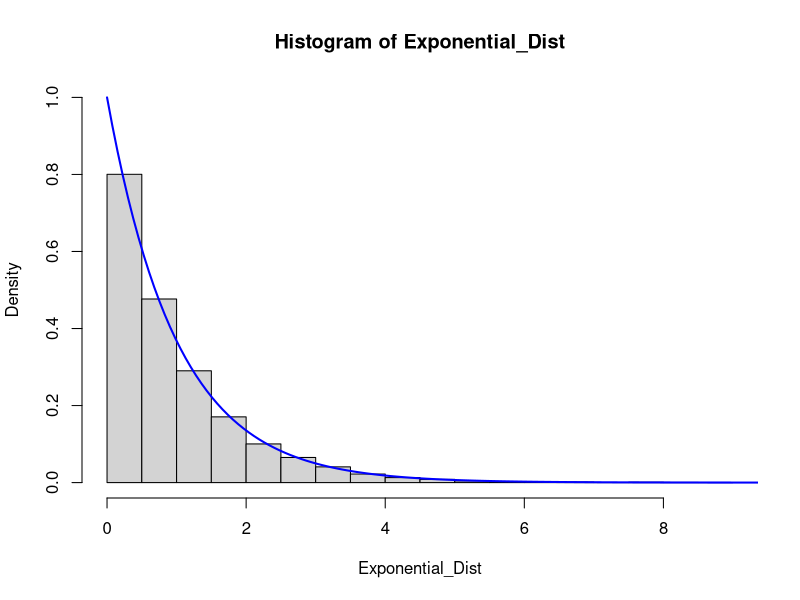
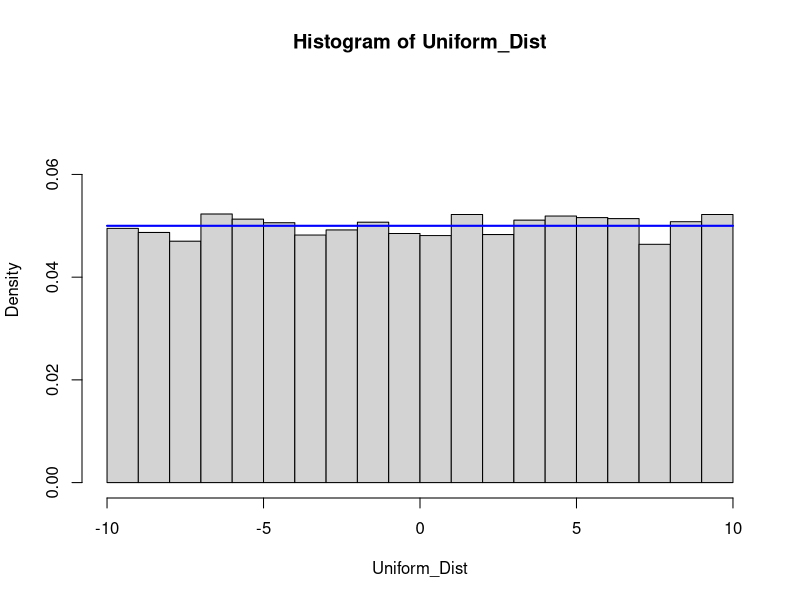
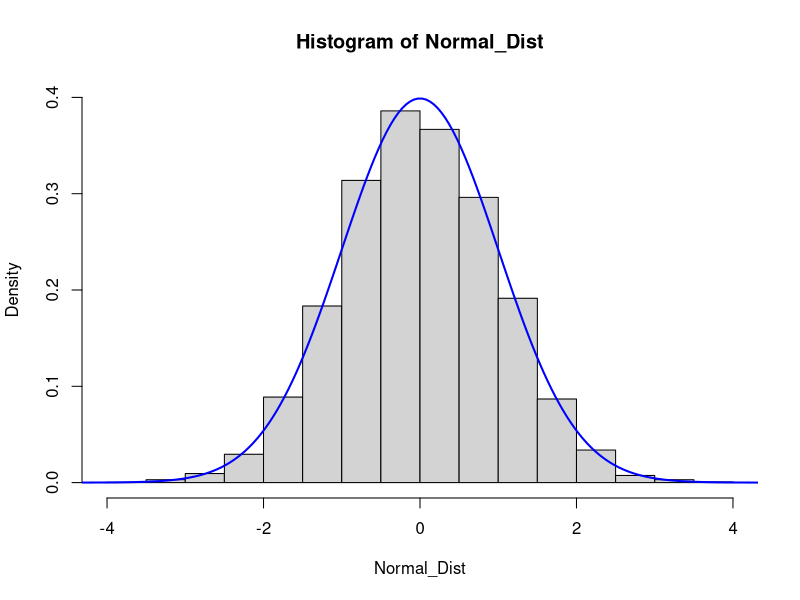

Here is the R script that generated these plots, in order:
y_new <- seq(0, 15, length.out = 200)

Exponential_Dist <- rexp(10000, rate = 1)
hist(Exponential_Dist, freq = F, ylim = c(0,1))
lines(y_new, exp(-y_new), col = "blue", lwd = 2)

x_new <- seq(-10, 10, length.out = 200)

Uniform_Dist <- runif(10000, min = -10, max = 10)
hist(Uniform_Dist, freq=F, ylim = c(0,0.075))
lines(x_new, y = 0.05*exp(0 * x_new), col = "blue", lwd = 2)

z_new <- seq(-5, 5, length.out = 200)

Normal_Dist <- rnorm(10000, mean = 0, sd = 1)
hist(Normal_Dist, freq = F, ylim = c(0, 0.4))
lines(z_new, dnorm(z_new), col = "blue", lwd = 2)
